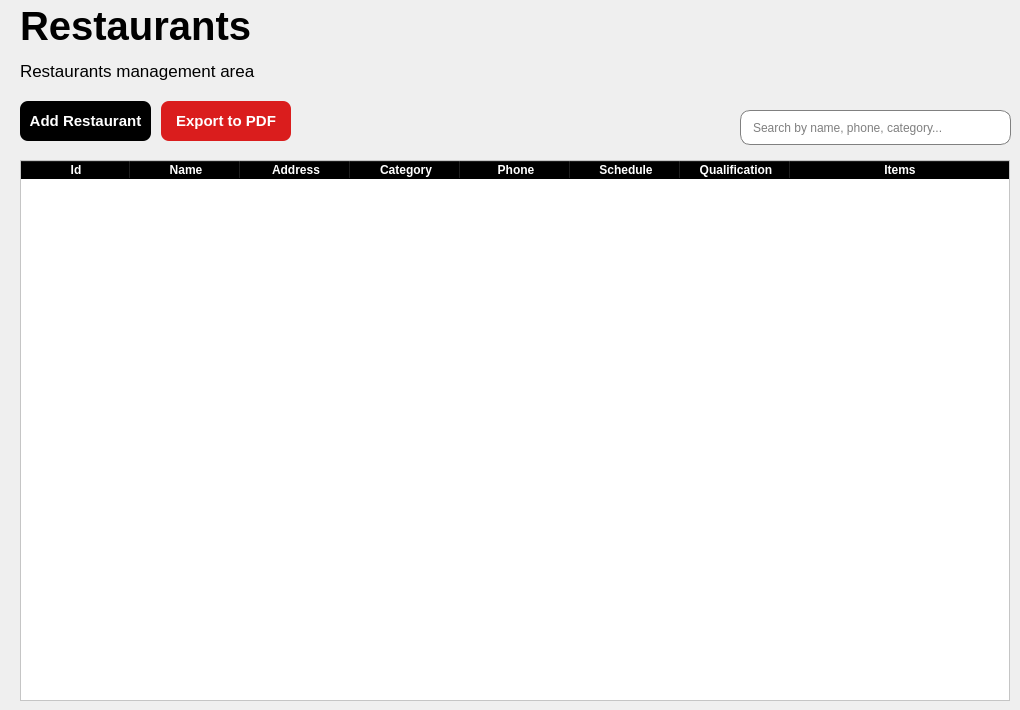
    <widget class="QWidget" name="page_restaurantes">
     <widget class="QTableWidget" name="tabla_restaurants">
      <property name="geometry">
       <rect>
        <x>20</x>
        <y>160</y>
        <width>990</width>
        <height>541</height>
       </rect>
      </property>
      <property name="styleSheet">
       <string notr="true">QHeaderView::section{
	font-weight: bold;
	background-color: black;
	color: white;
}

QTableWidget{
	alternate-background-color: #B0EDFB;
	background-color: #FFFFFF;
}

QTableWidget::item, QTableView::item {
    background-color: #FFFFFF; 
}

QTableWidget::item:alternate, QTableView::item:alternate {
    background-color: #F2F2F2; 
}</string>
      </property>
      <property name="alternatingRowColors">
       <bool>true</bool>
      </property>
      <property name="selectionMode">
       <enum>QAbstractItemView::SelectionMode::NoSelection</enum>
      </property>
      <property name="textElideMode">
       <enum>Qt::TextElideMode::ElideMiddle</enum>
      </property>
      <property name="columnCount">
       <number>8</number>
      </property>
      <attribute name="horizontalHeaderVisible">
       <bool>true</bool>
      </attribute>
      <attribute name="horizontalHeaderCascadingSectionResizes">
       <bool>false</bool>
      </attribute>
      <attribute name="horizontalHeaderDefaultSectionSize">
       <number>110</number>
      </attribute>
      <attribute name="horizontalHeaderShowSortIndicator" stdset="0">
       <bool>false</bool>
      </attribute>
      <attribute name="horizontalHeaderStretchLastSection">
       <bool>true</bool>
      </attribute>
      <attribute name="verticalHeaderVisible">
       <bool>false</bool>
      </attribute>
      <attribute name="verticalHeaderCascadingSectionResizes">
       <bool>false</bool>
      </attribute>
      <attribute name="verticalHeaderStretchLastSection">
       <bool>false</bool>
      </attribute>
      <column>
       <property name="text">
        <string>Id</string>
       </property>
      </column>
      <column>
       <property name="text">
        <string>Name</string>
       </property>
      </column>
      <column>
       <property name="text">
        <string>Address</string>
       </property>
      </column>
      <column>
       <property name="text">
        <string>Category</string>
       </property>
      </column>
      <column>
       <property name="text">
        <string>Phone</string>
       </property>
      </column>
      <column>
       <property name="text">
        <string>Schedule</string>
       </property>
      </column>
      <column>
       <property name="text">
        <string>Qualification</string>
       </property>
      </column>
      <column>
       <property name="text">
        <string>Items</string>
       </property>
      </column>
     </widget>
     <widget class="QLineEdit" name="lineEdit_searchByNameCategoryTlfn">
      <property name="geometry">
       <rect>
        <x>740</x>
        <y>110</y>
        <width>271</width>
        <height>35</height>
       </rect>
      </property>
      <property name="minimumSize">
       <size>
        <width>0</width>
        <height>35</height>
       </size>
      </property>
      <property name="maximumSize">
       <size>
        <width>16777215</width>
        <height>35</height>
       </size>
      </property>
      <property name="styleSheet">
       <string notr="true">QLineEdit{
	padding-left: 10px;
	border: 1px solid gray;
	border-radius: 10px;
}
</string>
      </property>
      <property name="placeholderText">
       <string>Search by name, phone, category...</string>
      </property>
     </widget>
     <widget class="QLabel" name="restaurant_management">
      <property name="geometry">
       <rect>
        <x>20</x>
        <y>50</y>
        <width>261</width>
        <height>41</height>
       </rect>
      </property>
      <property name="font">
       <font>
        <pointsize>13</pointsize>
       </font>
      </property>
      <property name="text">
       <string>Restaurants management area</string>
      </property>
     </widget>
     <widget class="QWidget" name="layoutWidget_2">
      <property name="geometry">
       <rect>
        <x>20</x>
        <y>100</y>
        <width>271</width>
        <height>42</height>
       </rect>
      </property>
      <layout class="QHBoxLayout" name="horizontalLayout_6">
       <property name="spacing">
        <number>10</number>
       </property>
       <item>
        <widget class="QPushButton" name="btn_addRestaurant">
         <property name="minimumSize">
          <size>
           <width>0</width>
           <height>40</height>
          </size>
         </property>
         <property name="styleSheet">
          <string notr="true">QPushButton{
	
	background-color: rgb(0, 0, 0);
	color: white;
	border: none;
	border-radius: 8px;
	font-weight: bold;
	font-size: 15px
}

QPushButton:hover {
    background-color: rgb(50, 50, 50);
    cursor: pointer; 
}</string>
         </property>
         <property name="text">
          <string>Add Restaurant</string>
         </property>
        </widget>
       </item>
       <item>
        <widget class="QPushButton" name="btn_exportToPDF_5">
         <property name="minimumSize">
          <size>
           <width>0</width>
           <height>40</height>
          </size>
         </property>
         <property name="styleSheet">
          <string notr="true">QPushButton{
	
	background-color: rgb(218, 29, 29);
	color: white;
	border: none;
	border-radius: 8px;
	font-weight: bold;
	font-size: 15px;
}

QPushButton:hover {
    background-color: rgb(255, 56, 56); 
    cursor: pointer; 
}</string>
         </property>
         <property name="text">
          <string>Export to PDF</string>
         </property>
        </widget>
       </item>
      </layout>
     </widget>
     <widget class="QLabel" name="restaurant_tittle">
      <property name="geometry">
       <rect>
        <x>20</x>
        <y>0</y>
        <width>241</width>
        <height>51</height>
       </rect>
      </property>
      <property name="font">
       <font>
        <pointsize>30</pointsize>
        <bold>true</bold>
       </font>
      </property>
      <property name="text">
       <string>Restaurants</string>
      </property>
     </widget>
    </widget>
